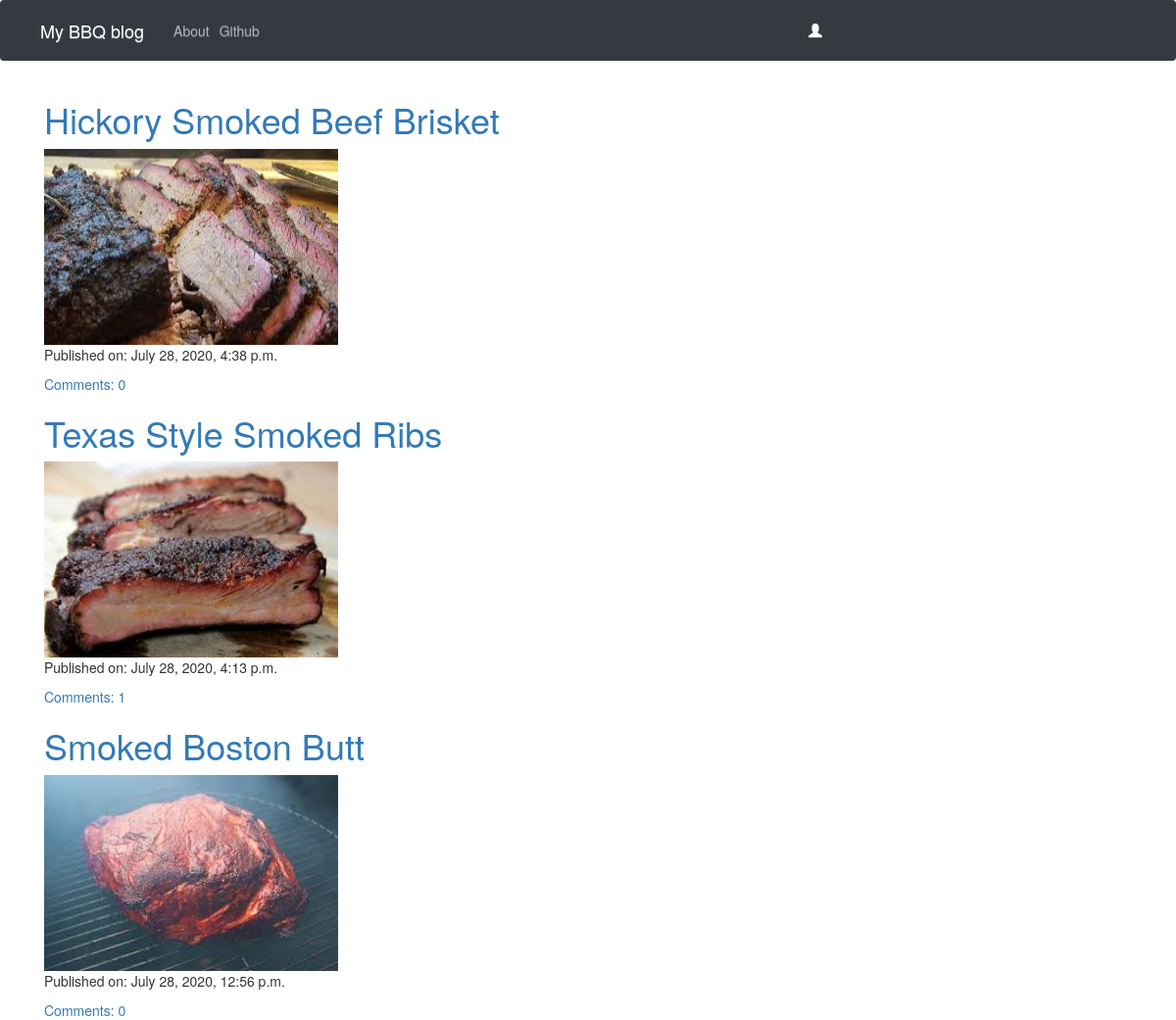
The page / on the database its author committed.
### blog/models.py (models this page shows, shortened)
class Post(models.Model):
    author = models.ForeignKey('auth.User',on_delete=models.PROTECT)
    title = models.CharField(max_length = 200)
    text = models.TextField()
    photo = models.ImageField(upload_to='images/')
    create_date = models.DateTimeField(default = timezone.now)
    published_date = models.DateTimeField(blank=True,null=True)
    def approve_comments(self):
        return self.comments.filter(approved_comment=True)
    @property
    def photo_url(self):
        if self.photo and hasattr(self.photo, 'url'):
            return self.photo.url

### blog/views.py (the view)
# urls.py: path('',views.PostListView.as_view(),name='post_list'),
class PostListView(ListView):
    model = Post
    def get_queryset(self):
        return Post.objects.filter(published_date__lte=timezone.now()).order_by('-published_date')

### blog/templates/blog/post_list.html
{% extends "blog/base.html" %}
{% block content %}
<div class="centerstage">
  {% for post in post_list %}
  <div class="post">
    <h1><a id="post_title" class="particletext fire" href="{% url 'post_detail' pk=post.pk%}">{{post.title}}</a></h1>
    {% if post.photo %}
    <a href="{% url 'post_detail' pk=post.pk%}">
    <img src="{{ post.photo_url|default_if_none:'#' }}" height="200" width="300" />
    </a>
    {% endif %}
    <div class="date">
      <p>Published on: {{ post.published_date }}</p>
    </div>
    <a href="{% url 'post_detail' pk=post.pk %}">Comments: {{ post.approve_comments.count }}</a>
  </div>
  {% endfor %}
</div>
{% endblock %}

### blog/templates/blog/base.html (shortened to what this page needs)
<!DOCTYPE html>
{% load sass_tags %}
{% load static %}
<html lang="en" dir="ltr">
  <head>
    <link rel="stylesheet" href="https://maxcdn.bootstrapcdn.com/bootstrap/4.0.0/css/bootstrap.min.css">
    <link rel="stylesheet" href="https://maxcdn.bootstrapcdn.com/bootstrap/3.3.7/css/bootstrap.min.css">
    <link rel="stylesheet" href="https://maxcdn.bootstrapcdn.com/bootstrap/3.3.7/css/bootstrap-theme.min.css">
    <link rel="stylesheet" href="//cdn.jsdelivr.net/medium-editor/latest/css/medium-editor.min.css" type="text/css" media="screen" charset="utf-8">
    <link rel="stylesheet" href="{% sass_src  'css/blog.css' %}">
    <link rel="stylesheet" href="{% sass_src  'scss/blog.scss' %}">
  </head>
  <body >
    <nav class="navbar navbar-expand-md navbar-dark bg-dark techfont">
      <div class="navbar-collapse collapse w-100 order-1 order-md-0 dual-collapse2">
          <ul class="navbar-nav mr-auto">
            <li>
              <a class="navbar-brand bigbrand" href="{% url 'post_list' %}">My BBQ blog</a>
          </li>
           <li class="nav-item">
          <a class="nav-link" href="{% url 'about'%}">About</a>
          </li>
          <li class="nav-item">
          <a class = "nav-link" href="https://github.com/kalebhod">Github</a>
          </li>
        </ul>
          {% if user.is_authenticated %}
            <ul class="navbar-nav ml-auto w-50 justify-content-end">
              <li class="nav-item dropdown nav-item active">
               <a class="nav-link dropdown-toggle" href="#" id="navbardrop" data-toggle="dropdown">
                 Welcome: {{ user.username }}
               </a>
               <div class="dropdown-menu">
                 <a class="dropdown-item" href="{% url 'post_new' %}" >New Post</a>
                 <a class="dropdown-item" href="{% url 'post_draft_list' %}">Drafts</a>
                 <div class="dropdown-divider"></div>
                 <a class="dropdown-item" href="{% url 'logout' %}" >Log out</a>
               </div>
             </li>
          </ul>
            {% else %}
            <ul class="navbar-nav ml-auto w-50 justify-content-end">
            <li class="nav-item active">
            <a class='nav-link' href="{% url 'login' %}" ><span class="glyphicon glyphicon-user"></span></a>
            </li>
             </ul>
          {% endif %}
    </div>
  </nav>
          <div class="content container">
              <div class="row">
                  <div class="col-md-8">
                    <div class="blog_posts">
                      {% block content %}
                      {% endblock %}
                    </div>
                  </div>
              </div>
          </div>
  </body>
</html>

### rows shown on the page
Post: title "Hickory Smoked Beef Brisket", photo_url (picture), published_date "July 28, 2020, 4:38 p.m.", approve_comments.count "0"
Post: title "Texas Style Smoked Ribs", photo_url (picture), published_date "July 28, 2020, 4:13 p.m.", approve_comments.count "1"
Post: title "Smoked Boston Butt", photo_url (picture), published_date "July 28, 2020, 12:56 p.m.", approve_comments.count "0"
